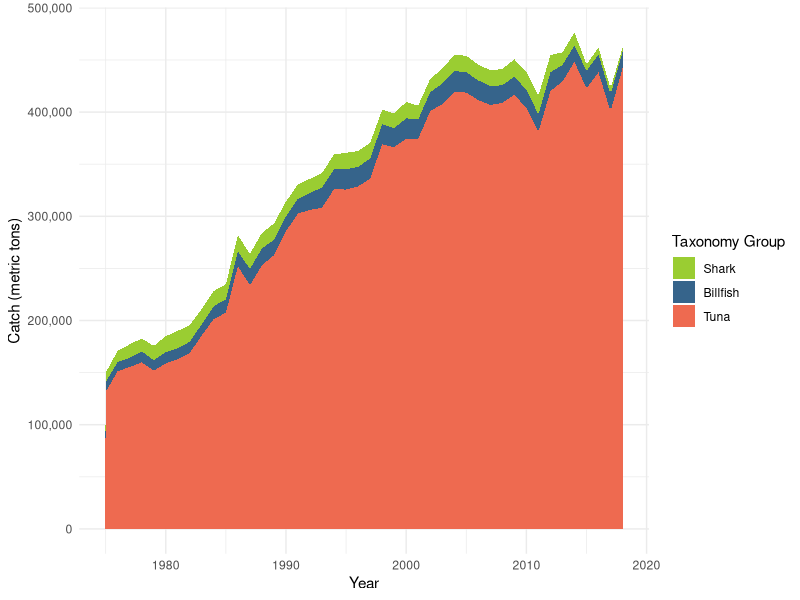
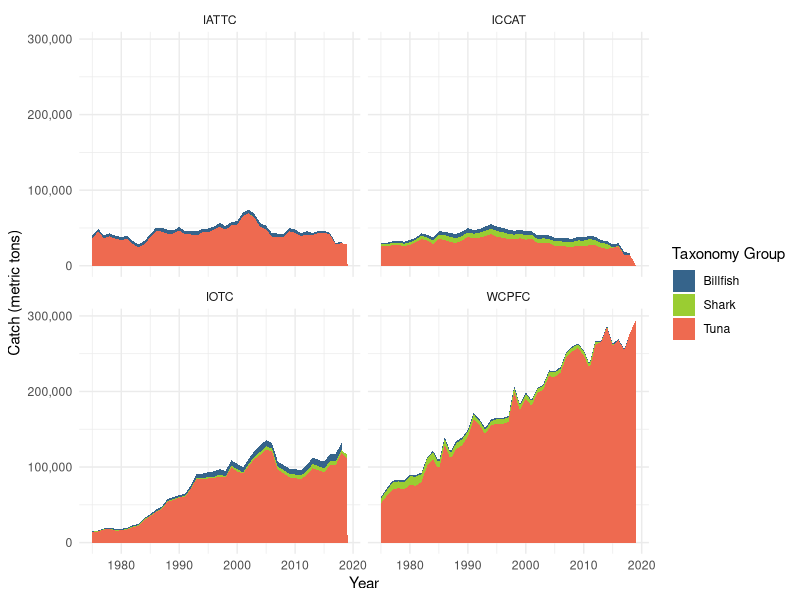

Here is the R script that generated these plots, in order:
## ---- chunk 1
knitr::opts_chunk$set(echo = TRUE, warning = FALSE, message = FALSE)

library(tidyverse)
library(here)
library(forcats)

colors <- c("olivedrab3", "steelblue4", "coral2")
names(colors) = c("Shark", "Billfish", "Tuna")
## ---- chunk 2
shark_catch <- read_csv(here('data', 'shark', 'all_shark_catch.csv'))

billfish_catch <- read_csv(here('data', 'billfish', 'all_billfish_catch.csv'))

tuna_catch <- read_csv(here('data', 'tuna', 'all_tuna_catch.csv'))

all_catch <- data.frame(tuna_catch) %>% 
  bind_rows(billfish_catch,
            shark_catch) %>% 
  mutate(tax_grp = case_when(tax_grp == "tuna" ~ "Tuna",
                                tax_grp == "billfish" ~ "Billfish",
                                tax_grp == "shark" ~ "Shark")) %>% 
  drop_na()

all_catch_condensed <- all_catch %>% 
  group_by(year, tax_grp) %>% 
  summarize(catch = sum(catch)) %>% 
  filter(year %in% c(1975:2018))
## ---- chunk 3
ggplot(all_catch_condensed, aes(x = year, y = catch, 
                                fill = fct_reorder(tax_grp, catch))) +
  geom_area() +
  scale_y_continuous(labels = scales::label_comma(scale = .1)) +
  scale_fill_manual(values = colors) +
  labs(x = "Year", y = "Catch (metric tons)", fill = "Taxonomy Group") +
  theme_minimal()
## ---- chunk 4
all_catch_rfmo <- all_catch %>% 
  group_by(year, rfmo, tax_grp) %>% 
  filter(rfmo != "CCSBT") %>% 
  summarize(catch = sum(catch)) %>% 
  filter(year %in% c(1975:2019))

ggplot(all_catch_rfmo, aes(x = year, y = catch, 
                           fill = fct_reorder(tax_grp, catch))) +
  geom_area() +
  facet_wrap(~ rfmo, ncol = 2) +
  scale_y_continuous(labels = scales::label_comma(scale = .1)) +
  scale_fill_manual(values = colors) +
  labs(x = "Year", y = "Catch (metric tons)", fill = "Taxonomy Group") +
  theme_minimal()
